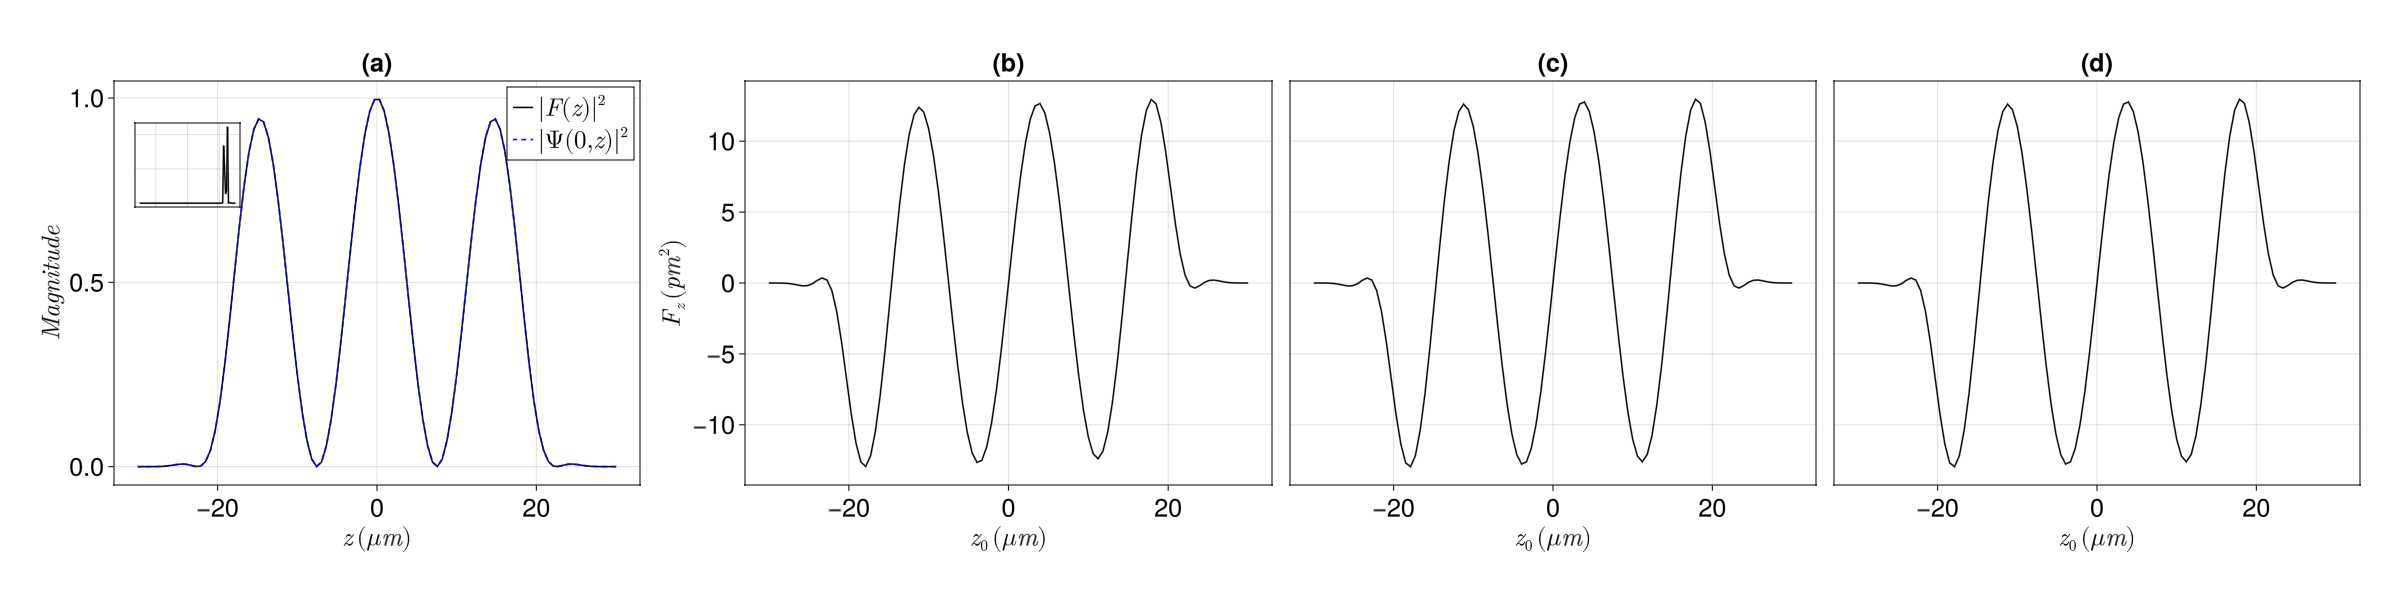

Write the Julia code that produced this figure.
using GLMakie, ColorSchemes, ColorTypes, JLD2, FiniteDifferences
using MakieThemes, SpecialFunctions, AssociatedLegendrePolynomials, Arblib, Integrals

setprecision(256)
Arblib.setprecision(256)

lambda = BigFloat("1064e-9")
mu = 4 * big(pi) * BigFloat("1e-7")
epsilon = BigFloat(885418782.0) * BigFloat("1e-20")
c = BigFloat(1 / sqrt(mu * epsilon))
k = 2 * big(pi) / lambda
omega = k * c
K = 2 * k
z0 = 0
Q = 0.8 * k
eta_var = sqrt(mu / epsilon)
E0 = sqrt(2 * eta_var)
mult_factor = BigFloat("1e+24")

M = 1.2
d = 10^-9
alpha = big(pi) * d / lambda
betah = M * alpha
musp = mu

pmax = 500
nmax = 47

Zmax = 30 * BigFloat(10^-6)
lmax = Int(round(Zmax * k / pi, RoundDown))
lmin = Int(round(-Zmax * k / pi, RoundUp))

tam = 100

function load_B_values(filename::String)
    @load filename B1_vals B2_vals B3_vals B4_vals
    return B1_vals, B2_vals, B3_vals, B4_vals
end

# Loads stored B values
B1_data, B2_data, B3_data, B4_data = load_B_values("./GLMT/Bvalues.jld2")

function F(z)
    term1 = exp(Complex{BigFloat}(0, 1) * Q * z)
    term2 = exp(- 8 * (z/Zmax)^8) * cos(2 * pi / Zmax * z)
    return term1 * term2
end

function f(z, p)
    return F(z)
end

function g(z)
    prob = IntegralProblem(f, (-1.2 * Zmax, z))
    return solve(prob, HCubatureJL(), reltol = 1e-10, abstol = 1e-10).u
end

Fterms = F.(- big(pi) .* range(lmin,lmax) ./ k)

function custom_sinint(x)
    x_arb = Arb(x)
    si = sinint(x_arb)
    return BigFloat(si)
end

sinint_table = []
function gTM(n, m)
    if abs(m) != 1
        return 0
    end

    term1 = - (1.0im)^m / 2 * (-1.0)^((m - abs(m))/2) * exp(loggamma(BigFloat(n-m+1)) - loggamma(BigFloat(n + abs(m) + 1))) # uses log to prevent overflow with big factorials
    term2 = BigFloat(0)
    for p in range(-pmax,pmax)
        term3 = BigFloat(0)
        for l in range(lmin, lmax)
            term3 += Fterms[l - lmin + 1] * sinint_table[l - lmin + p + pmax + 1]
        end
        term2 += (B1_data[n, p + pmax + 1] * (m + 1) + B2_data[n, p + pmax + 1] * (1 - m))/2 * term3
    end
    return term1 * term2
end

function gTE(n, m)
    if abs(m) != 1
        return 0
    end

    term1 = (1.0im)^(m + 1) / 2 * (-1.0)^((m - abs(m))/2) * exp(loggamma(BigFloat(n-m+1)) - loggamma(BigFloat(n + abs(m) + 1))) # uses log to prevent overflow with big factorials
    term2 = 0
    for p in range(-pmax,pmax)
        term3 = 0
        for l in range(lmin, lmax)
            term3 += Fterms[l - lmin + 1] * sinint_table[l - lmin + p + pmax + 1]
        end
        term2 += (B3_data[n, p + pmax + 1] * (m + 1) - B4_data[n, p + pmax + 1] * (1 - m))/2 * term3
    end
    return term1 * term2
end

function custom_besselj(n, x)
    n_acb = Acb(n + 0.5)
    x_acb = Acb(x)
    bess = besselj(n_acb, x_acb)
    result = sqrt(big(pi) / (2 * x)) * Complex{BigFloat}(bess)
    return result
end

function custom_hankel2(n, x)
    n_acb = Acb(n + 0.5)
    x_acb = Acb(x)
    hank = besselh(n_acb, 2, x_acb)
    result = sqrt(big(pi) / (2 * x)) * Complex{BigFloat}(hank)
    return result
end

function ricatti_besselj(n, x)
    return x * custom_besselj(n, x)
end

function dricatti_besselj(n, x)
    #return forward_fdm(5,1)(x1 -> ricatti_besselj(n, x1), x)
    return - n * custom_besselj(n, x) + x * custom_besselj(n-1, x)
    #return (n + 1) * custom_besselj(n, x) - x * custom_besselj(n-1, x)
end

function ricatti_besselh(n, x)
    return x * custom_hankel2(n, x)
end

function dricatti_besselh(n, x)
    return forward_fdm(5,1)(x1 -> ricatti_besselh(n, x1), x)
end

function an(n)
    term1 = musp * ricatti_besselj(n, alpha) * dricatti_besselj(n, betah) - 
        mu * M * ricatti_besselj(n, betah) * dricatti_besselj(n, alpha)
    term2 = musp * ricatti_besselh(n, alpha) * dricatti_besselj(n, betah) - 
        mu * M * ricatti_besselj(n, betah) * dricatti_besselh(n, alpha)
    return term1 / term2
end

function bn(n)
    term1 = mu * M * ricatti_besselj(n, alpha) * dricatti_besselj(n, betah) - 
        musp * ricatti_besselj(n, betah) * dricatti_besselj(n, alpha)
    term2 = mu * M * ricatti_besselh(n, alpha) * dricatti_besselj(n, betah) - 
        musp * ricatti_besselj(n, betah) * dricatti_besselh(n, alpha)
    return term1 / term2
end

nterms = range(1,nmax)
anterms = an.(nterms)
bnterms = bn.(nterms)

function Cpr_z()
    C = BigFloat(0)

    Threads.@threads for n in 1:5
        for p in (-1,1) # the only valid ones
            abs_p = abs(p)

            # Factorial prefactor
            B = exp(loggamma(BigFloat(n + abs_p + 1)) - loggamma(BigFloat(n - abs_p + 1)))
            A = B * (n + 1 + abs_p)

            # precalculates relevant LMT coefficients
            const_a = anterms[n]
            const_a1 = anterms[n+1]
            const_b = bnterms[n]
            const_b1 = bnterms[n+1]

            # precalculates relevant g terms
            gtma = gTM(n, p)
            gtma1 = gTM(n+1, p)
            gtea = gTE(n, p)
            gtea1 = gTE(n+1, p)

            # First Term
            T1_factor = 1 / (n + 1)^2 * A
            T1_real = real((const_a + conj(const_a1) - 2 * const_a * conj(const_a1)) * gtma * conj(gtma1) +
                (const_b + conj(const_b1) - 2 * const_b * conj(const_b1)) * gtea * conj(gtea1))

            # Second Term
            T2_factor = p * BigFloat(2n + 1) / BigFloat(n^2 * (n + 1)^2) * B
            T2_real = real(1im * (2 * const_a * conj(const_b) - const_a - conj(const_b)) * gtma * conj(gtea))

            C += T1_factor * T1_real + T2_factor * T2_real
        end
    end

    return C * lambda^2 / (2 * big(pi)) * mult_factor
end

function Ex(r, z)
    values = 0
    for n in range(lmin,lmax)
        zf = - big(pi) * n / k
        values += F(zf) * sinc.(1/big(pi) * sqrt((k * r)^2 + (z * k + big(pi) * n)^2))
    end
    return E0 * values
end

function Ez(r, z, phi)
    values = 0
    for n in range(lmin,lmax)
        zf = - big(pi) * n / k
        values += g(zf) * k^2 * r * (cos.(sqrt.((k * r)^2 + (z * k + pi * n)^2))/((k * r)^2 + (z * k + pi * n)^2) - sin.(sqrt.((k * r)^2 .+ (z * k .+ pi .* n).^2))./((k * r)^2 .+ (z * k .+ pi .* n).^2).^1.5)
    end
    return -E0 * cos(phi) * values
end

function dsinc_analytic(r, z, n)
    factor = k^2 * r^2 + (k * z + big(pi) * n)^2
    sqrtA = sqrt(factor)
    
    if factor == 0.0
        return 0.0
    end

    term1 = cos(sqrtA) / sqrtA
    term2 = sin(sqrtA) / factor
    prefactor = k * (k * z + big(pi) * n)

    return prefactor * (term1 - term2) / sqrtA
end

function dEx_conj(r, z)
    values = 0
    for n in range(lmin,lmax)
        zf = - big(pi) * n / k
        values += F(zf) * dsinc_analytic(r, z, n)
    end
    return conj(E0 * values)
end

function dEz_conj(r, z, phi)
    return conj(central_fdm(3,1)(z1 -> Ez(r, z1, phi), z))
end

a_mie = an(1)
alpha_var = - 1im * 3 / (2 * k^3) * a_mie

function Fz_dipole(r, z, phi)
    term1 = 2 * big(pi) / eta_var
    term2 = alpha_var * (Ex(r,z) * dEx_conj(r,z) + Ez(r,z,phi) * dEz_conj(r,z,phi))
    return term1 * real(term2) * mult_factor
end

@inline function G_factor()
    term1 = (1/3) * gTM(1, 0) * conj(gTM(2, 0))
    term2 = gTM(1, 1) * (conj(gTM(2, 1)) - 1im * conj(gTE(1, 1)))
    term3 = gTM(1, -1) * (conj(gTM(2, -1)) + 1im * conj(gTE(1, -1)))
    return term1 + term2 + term3
end

@inline function Fz_GLMT()
    term1 = 3 * lambda^2 / (4 * big(pi))
    term2 = real(a_mie * G_factor())
    return term1 * term2 * mult_factor
end

#############################################################
# ALL CALCULATIONS ARE DONE HERE
#############################################################

zvalues = LinRange(-Zmax, Zmax, tam)
println("Starting Calculation")

Fzvalues_dipole = Array{BigFloat}(undef, tam)
Threads.@threads for count in 1:tam
    global Fzvalues_dipole[count] =  Fz_dipole(0, -zvalues[count], 0)
    if count % 10 == 0
        println(count, " pontos calculados")
    end
end

Fzvalues_GLMT = Array{BigFloat}(undef, tam)
Cvalues = []
global count = 0
for z in zvalues
    global z0 = z
    global sinint_table = [custom_sinint(big(pi) * term + k * z0) for term in (-pmax+lmin):(pmax+lmax)]
    push!(Cvalues, Cpr_z())
    global Fzvalues_GLMT[count + 1] = Fz_GLMT()
    if count % 10 == 0
        println(count, " pontos calculados")
    end
    global count += 1
end
z0 = 0

function FW(r, z)
    sum_mackinnon = 0 + 0im
    for n in range(lmin, lmax)
        sum_mackinnon += F(- n * pi / k) * sinc(1/pi * sqrt((k * r)^2 + (z * k + pi * n)^2))
    end
    return sum_mackinnon
end

function S(x)
    return 1/K * reduce(+, Fterms .* exp.(1im * 2 * pi * range(lmin,lmax) * x / K))
end

intensityFW = [abs2(FW(0, z)) for z in zvalues]
spectra = [abs2(S(x)) for x in range(-k,k,tam)]
println("FW calculated")

# plots
fig = Figure(figure_padding=40, size= 3 .*(800, 200), fontsize = 25)
ax1 = Axis(fig[1, 1], title = "(a)", xlabel = L"z \, (\mu m)", ylabel = L"Magnitude", aspect=1.3)
ax2 = Axis(fig[1, 2], title = "(b)",
#    yticklabelsvisible=false, yticksvisible=false, xgridvisible = false, ygridvisible = false,
    xlabel = L"z_0 \, (\mu m)", ylabel = L"F_z \, (pm^2)", aspect=1.3)
ax3 = Axis(fig[1, 3], title = "(c)", 
    yticklabelsvisible=false, yticksvisible=false, ylabelvisible=false, 
    xlabel = L"z_0 \, (\mu m)", ylabel = L"F_z \, (pm^2)", aspect=1.3)
ax4 = Axis(fig[1, 4], title = "(d)",
    yticklabelsvisible=false, yticksvisible=false, ylabelvisible=false,
    xlabel = L"z_0 \, (\mu m)", ylabel = L"F_z \, (pm^2)", aspect=1.3)

ax_inset = Axis(fig[1, 1],
    width=Relative(0.2),
    height=Relative(0.2),
    halign=0.05, valign=0.85,
    xticklabelsvisible=false, yticklabelsvisible=false, yticksvisible=false,
    ylabelvisible=false, xticksvisible=false)

Fplot = abs2.(F.(zvalues))
zvalues *= 10^6

linkyaxes!(ax2, ax3)
linkyaxes!(ax3, ax4)

lines!(ax1, zvalues, Fplot, color="black", label=L"|F(z)|^2")
lines!(ax1, zvalues, intensityFW, color="blue", label=L"|\Psi(0,z)|^2", linestyle=:dash)
lines!(ax_inset, zvalues, spectra, color="black")
lines!(ax2, zvalues, Fzvalues_dipole, color="black")
lines!(ax3, zvalues, Cvalues, color="black")
lines!(ax4, zvalues, Fzvalues_GLMT, color="black")

axislegend(ax1, position=:rt)

#colgap!(fig.layout, Relative(0.1))
#rowgap!(fig.layout, 2, 10)
resize_to_layout!(fig)

save("Forces_compare2.png", fig)
